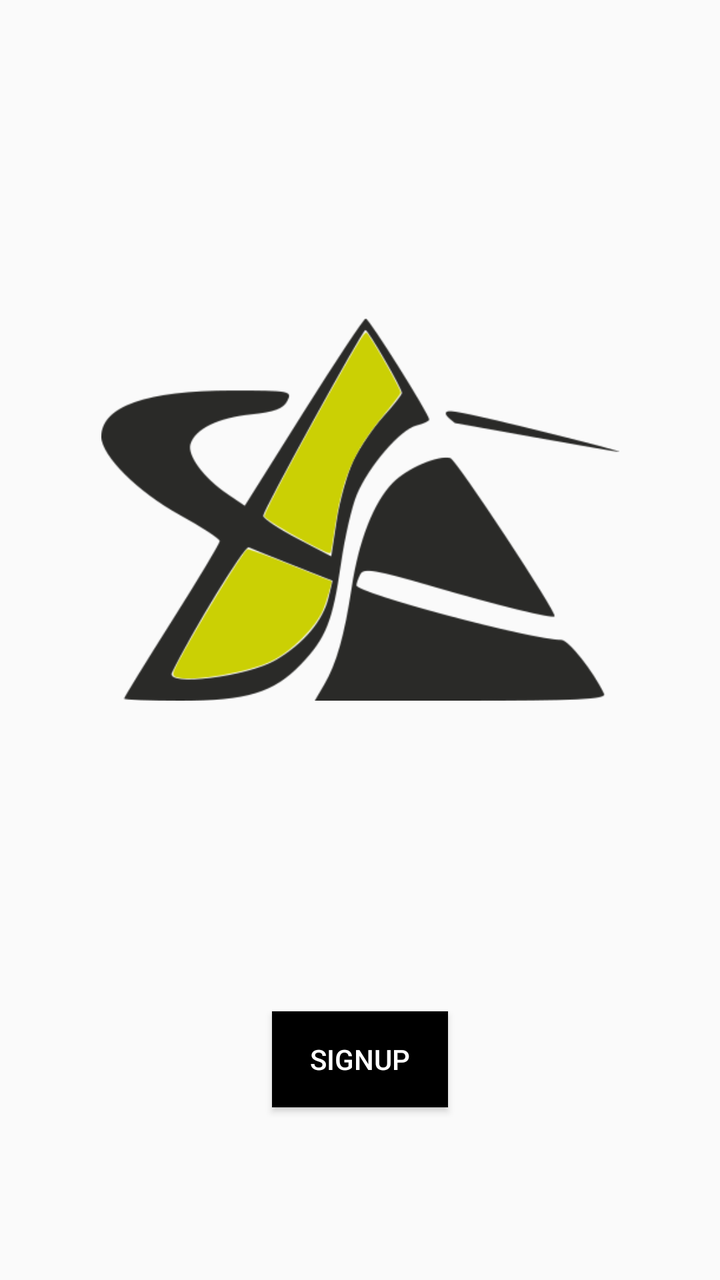
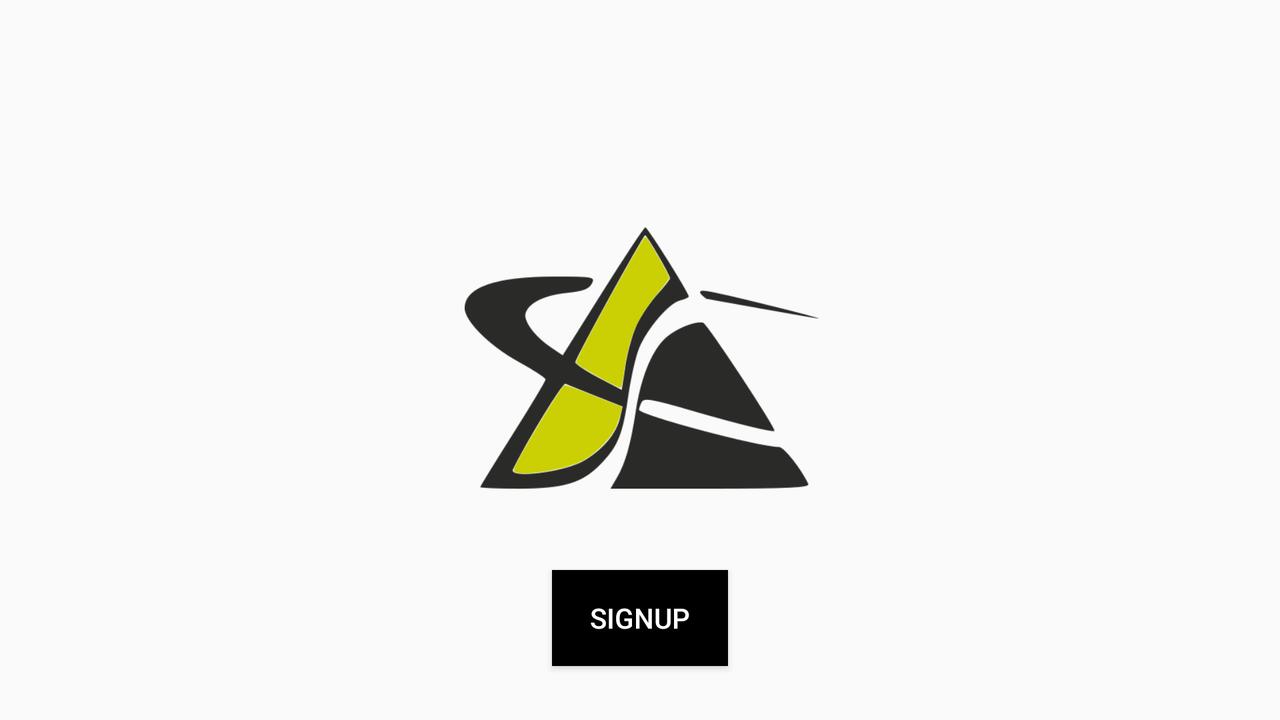

Two renders of one Android screen. The first uses the default layout on a phone; the second uses the alternative layout the repository ships for a different screen configuration, on a matching device. The two XML files are below.
<!-- AndroidManifest.xml: application theme AppTheme -->
<!-- res/layout/fragment_welcome.xml -->
<?xml version="1.0" encoding="utf-8"?>
<android.support.constraint.ConstraintLayout xmlns:android="http://schemas.android.com/apk/res/android"
    xmlns:app="http://schemas.android.com/apk/res-auto"
    xmlns:tools="http://schemas.android.com/tools"
    android:layout_width="match_parent"
    android:layout_height="match_parent"
    tools:context="com.example.sonu_pc.visit.fragments.WelcomeFragment">

    <ImageView
        android:id="@+id/imageViewLogo"
        android:layout_width="259dp"
        android:layout_height="329dp"
        app:layout_constraintBottom_toBottomOf="parent"
        app:layout_constraintLeft_toLeftOf="parent"
        app:layout_constraintRight_toRightOf="parent"
        app:layout_constraintTop_toTopOf="parent"
        app:layout_constraintVertical_bias="0.29"
        app:srcCompat="@drawable/spectrum_5"
        android:transitionName="@string/logo_transition_name"/>

    <Button
        android:id="@+id/btn_signup"
        android:layout_width="wrap_content"
        android:layout_height="wrap_content"
        android:layout_marginBottom="8dp"
        android:layout_marginTop="8dp"
        android:background="@color/colorAccent"
        android:text="SIGNUP"
        android:textColor="@android:color/white"
        app:layout_constraintBottom_toBottomOf="parent"
        app:layout_constraintLeft_toLeftOf="parent"
        app:layout_constraintRight_toRightOf="parent"
        app:layout_constraintTop_toBottomOf="@+id/imageViewLogo" />

    <Button
        android:id="@+id/btn_qr_signin"
        style="@android:style/Widget.Material.Button.Borderless"
        android:layout_width="wrap_content"
        android:layout_height="wrap_content"
        android:layout_marginBottom="8dp"
        android:layout_marginTop="8dp"
        android:text="Been Here Before"
        android:textColor="@color/colorAccent"
        android:visibility="gone"
        app:layout_constraintBottom_toBottomOf="parent"
        app:layout_constraintLeft_toLeftOf="parent"
        app:layout_constraintRight_toRightOf="parent"
        app:layout_constraintTop_toBottomOf="@+id/btn_signup"
        app:layout_constraintVertical_bias="0.254" />
</android.support.constraint.ConstraintLayout>
<!-- resources referenced by this layout -->
<resources>
  <color name="colorAccent">#000000</color>
  <!-- drawable spectrum_5: png bitmap (drawable, 25867 bytes) -->
  <string name="logo_transition_name">logo_transition_name</string>
  <style name="AppTheme" parent="Theme.AppCompat.Light.NoActionBar">
          
          <item name="colorPrimary">@color/colorPrimary</item>
          <item name="colorPrimaryDark">@color/colorPrimaryDark</item>
          <item name="colorAccent">@color/colorAccent</item>
      </style>
  <color name="colorPrimary">#3F51B5</color>
  <color name="colorPrimaryDark">#303F9F</color>
</resources>
<!-- res/layout-w400dp/fragment_welcome.xml (the author's variant of the layout above) -->
<!-- drawn on the phone turned sideways -->
<?xml version="1.0" encoding="utf-8"?>
<android.support.constraint.ConstraintLayout xmlns:android="http://schemas.android.com/apk/res/android"
    xmlns:app="http://schemas.android.com/apk/res-auto"
    xmlns:tools="http://schemas.android.com/tools"
    android:layout_width="match_parent"
    android:layout_height="match_parent"
    tools:context="com.example.sonu_pc.visit.fragments.WelcomeFragment"
    tools:layout_editor_absoluteY="25dp">

    <ImageView
        android:id="@+id/iv_brand_logo"
        android:layout_width="177dp"
        android:layout_height="158dp"
        android:layout_marginEnd="8dp"
        android:layout_marginStart="8dp"
        android:layout_marginTop="100dp"
        android:transitionName="@string/logo_transition_name"
        app:layout_constraintEnd_toEndOf="parent"
        app:layout_constraintHorizontal_bias="0.502"
        app:layout_constraintStart_toStartOf="parent"
        app:layout_constraintTop_toTopOf="parent"
        app:srcCompat="@drawable/spectrum_5" />

    <Button
        android:id="@+id/button1"
        android:layout_width="wrap_content"
        android:layout_height="wrap_content"
        android:layout_marginEnd="8dp"
        android:layout_marginStart="8dp"
        android:background="@color/colorAccent"
        android:text="SIGNUP"
        android:textColor="@android:color/white"
        app:layout_constraintBottom_toTopOf="@+id/button2"
        app:layout_constraintEnd_toEndOf="parent"
        app:layout_constraintStart_toStartOf="parent"
        app:layout_constraintTop_toBottomOf="@+id/iv_brand_logo"
        app:layout_constraintVertical_chainStyle="packed" />


    <Button
        android:id="@+id/btn_qr_signin"
        style="@android:style/Widget.Material.Button.Borderless"
        android:layout_width="wrap_content"
        android:layout_height="wrap_content"
        android:layout_marginBottom="8dp"
        android:layout_marginEnd="8dp"
        android:layout_marginStart="8dp"
        android:text="Been Here Before"
        android:textColor="@color/colorAccent"
        android:visibility="invisible"
        app:layout_constraintBottom_toBottomOf="parent"
        app:layout_constraintEnd_toEndOf="parent"
        app:layout_constraintStart_toStartOf="parent" />

    <Button
        android:id="@+id/button2"
        android:layout_width="wrap_content"
        android:layout_height="wrap_content"
        android:layout_marginEnd="8dp"
        android:layout_marginStart="8dp"
        android:layout_marginTop="8dp"
        android:background="@color/colorAccent"
        android:text="Button"
        android:textColor="@android:color/white"
        android:visibility="gone"
        app:layout_constraintBottom_toTopOf="@+id/button3"
        app:layout_constraintEnd_toEndOf="parent"
        app:layout_constraintStart_toStartOf="parent"
        app:layout_constraintTop_toBottomOf="@+id/button1" />

    <Button
        android:id="@+id/button3"
        android:layout_width="wrap_content"
        android:layout_height="wrap_content"
        android:layout_marginEnd="8dp"
        android:layout_marginStart="8dp"
        android:layout_marginTop="8dp"
        android:background="@color/colorAccent"
        android:text="Button"
        android:textColor="@android:color/white"
        android:visibility="gone"
        app:layout_constraintBottom_toBottomOf="parent"
        app:layout_constraintEnd_toEndOf="parent"
        app:layout_constraintStart_toStartOf="parent"
        app:layout_constraintTop_toBottomOf="@+id/button2" />
</android.support.constraint.ConstraintLayout>
